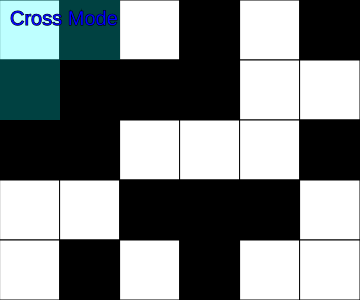
Frame 1 (no input)
Frame 60 (no input): identical to frame 1, image omitted
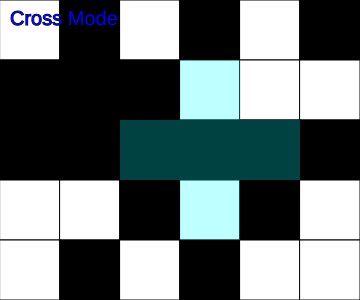
Frame 120 (the mouse pressed at the canvas centre since frame 60)

The p5.js sketch that drew these frames (run headless with seeded random() and noise() and a simulated clock; from frame 60 on, the mouse is pressed at the canvas centre):

// p5.js sketch
// ── sketch.js
// 2D Array Basics
// Mr. Scott
// April 15, 2026
//
// 0 (black)   255 (white)
// grid is 6 x 5 

let grid = [
  [0,   0,   0,   255,  0,  255],
  [255, 0, 255,   0,    255,  0],
  [0,   0,   0,   0,    0,  255],
  [255, 255, 255, 255,  255,  0],
  [0,   255, 0,   0,    0,  255]
];
let rows = grid.length;
let cols = grid[0].length;
let tileSize = 60;
let squareMode = false;

function setup() {
  createCanvas(cols*tileSize, rows*tileSize);
  randomGrid();
}

function draw() {
  background(220);
  renderGrid();
  drawOverlay();
  textSize(20);
  fill(255,0,0);
  // text(getCurrentX()+","+getCurrentY(),mouseX, mouseY)

  if(checkWin()){
    textSize(65);
    fill(0,255,0);
    textAlign(CENTER, CENTER);
    text("You Win!!!", width/2, height/2);
  }

  textSize(20);
  fill(0,0,255);
  textAlign(LEFT, BASELINE);

  if(squareMode){
  text("Square Mode", 10, 25);
  }
  else{
  text("Cross Mode", 10, 25);
  }
}

function flipSquare(x, y){
  // flip a 2x2 square starting from the clicked tile
  for(let dy = 0; dy <= 1; dy++){
    for(let dx = 0; dx <= 1; dx++){
      let newX = x+dx;
      let newY = y+dy;

      if(newX >= 0 && newX < cols && newY >= 0 && newY < rows){
        flip(newX, newY);

      }
    }
  }
}

function randomGrid(){
  for(let y = 0; y < rows; y++){
    for(let x = 0; x < cols; x++){

      if(random(1) < 0.5){
        grid[y][x] = 0;
      }

      else{
        grid[y][x] = 255;
      }

    }
  }
}

function flip(x,y){
  if(grid[y][x] === 0) grid[y][x] = 255;
  else grid[y][x] = 0;
}

function flipCross(x,y){
  // flip the center title
  flip(x,y);

  // flip the cardinal neighbours if thy exist
  if(x-1 >= 0) flip(x-1, y);  // left
  if(x+1 < cols) flip(x+1, y);  // right
  if(y-1 >= 0) flip(x, y-1);  // up
  if(y+1 < rows) flip(x, y+1);  // down
}

function keyPressed(){
  if(key === " "){
    squareMode = !squareMode;
  }
}

function mousePressed(){
  //only do a flip if mouse is on the Canvas
  if(mouseX < width && mouseY < height && mouseX >= 0 && mouseY >= 0){
    
    let x = getCurrentX();
    let y = getCurrentY();

    // if shift is held, only flip the tile under the mouse
    if(keyIsDown(SHIFT)){
      flip(x, y);
    }
    
    // otherwise, flip tiles in a cross pattern
    else{
      if(squareMode){
        flipSquare(x, y);
      }
      else{
        flipCross(x, y);
      }
    }
  }
  
}

function renderGrid(){
  // intepret the data stored in 2D array (grid) and
  // draw a matrix of squares to reflect it
  for(let y = 0; y < rows; y++){ //y:0 1 2 3 4
    for(let x = 0; x < cols; x++){ //x: 0 1 2 3 4 5
      let fillColor = grid[y][x];
      fill(fillColor);
      square(x*tileSize, y*tileSize, tileSize);
    }
  }
}

function checkWin(){
  let target = grid[0][0];
  for(let y = 0; y < rows; y++){
    for(let x = 0; x < cols; x++){
      if(grid[y][x] !== target){
        return false;
      }
    }

  }
  return true;
}

function getCurrentX(){
  //determine the current col position of mouse
  let constrainedX = constrain(mouseX, 0, width-1);
  return floor(constrainedX / tileSize);
}

function getCurrentY(){
  //determine the current row position of mouse
  let constrainedY = constrain(mouseY, 0, height-1);
  return floor(constrainedY / tileSize);
}

function drawOverlay(){
  let x = getCurrentX();
  let y = getCurrentY();
  fill(0, 255, 255, 65);
  noStroke();

  if(squareMode){
    for(let dy = 0; dy <= 1; dy++){
      for(let dx = 0; dx <= 1; dx++){
        let newX = x+dx;
        let newY = y+dy;

        if(newX >= 0 && newX < cols && newY >= 0 && newY < rows){
          square(newX * tileSize, newY * tileSize, tileSize);
        }
      }
    }
  }
  else{
    square(x * tileSize, y * tileSize, tileSize);

    if(x-1 >= 0) square((x-1) * tileSize, y * tileSize, tileSize);
    if(x+1 < cols) square((x+1) * tileSize, y * tileSize, tileSize);
    if(y-1 >= 0) square(x * tileSize, (y-1) * tileSize, tileSize);
    if(y+1 < rows) square(x * tileSize, (y+1) * tileSize, tileSize);
  }

  stroke(0);
}
